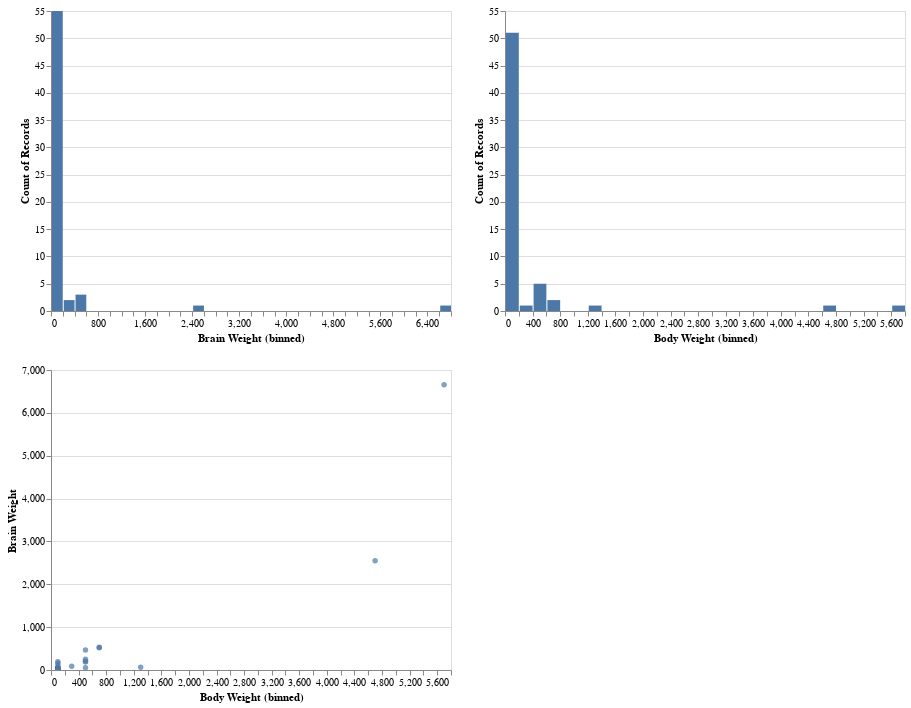

Write notebook code for a chart like this one.
### Code cell
(hist_brain|hist_body)&scatter_brain_body

### Figure 1 — Vega-Lite specification as saved in the notebook (floating-point values rounded to 4 significant figures)
{"config": {"view": {"continuousWidth": 400, "continuousHeight": 300}}, "vconcat": [{"hconcat": [{"mark": "bar", "encoding": {"x": {"type": "quantitative", "bin": {"maxbins": 50}, "field": "Brain Weight"}, "y": {"type": "quantitative", "aggregate": "count"}}, "selection": {"selector002": {"type": "interval", "bind": "scales", "encodings": ["x", "y"]}}}, {"mark": "bar", "encoding": {"x": {"type": "quantitative", "bin": {"maxbins": 50}, "field": "Body Weight"}, "y": {"type": "quantitative", "aggregate": "count"}}, "selection": {"selector003": {"type": "interval", "bind": "scales", "encodings": ["x", "y"]}}}]}, {"mark": "circle", "encoding": {"x": {"type": "quantitative", "bin": {"maxbins": 50}, "field": "Body Weight"}, "y": {"type": "quantitative", "field": "Brain Weight"}}, "selection": {"selector004": {"type": "interval", "bind": "scales", "encodings": ["x", "y"]}}}], "data": {"name": "data-c3f1d169386444fd3f2894e6f80b96b0"}, "$schema": "https://vega.github.io/schema/vega-lite/v4.8.1.json", "datasets": {"data-c3f1d169386444fd3f2894e6f80b96b0": [{"Index": 1, "Brain Weight": 3.385, "Body Weight": 44.5}, {"Index": 2, "Brain Weight": 0.48, "Body Weight": 15.5}, {"Index": 3, "Brain Weight": 1.35, "Body Weight": 8.1}, {"Index": 4, "Brain Weight": 465.0, "Body Weight": 423.0}, {"Index": 5, "Brain Weight": 36.33, "Body Weight": 119.5}, {"Index": 6, "Brain Weight": 27.66, "Body Weight": 115.0}, {"Index": 7, "Brain Weight": 14.83, "Body Weight": 98.2}, {"Index": 8, "Brain Weight": 1.04, "Body Weight": 5.5}, {"Index": 9, "Brain Weight": 4.19, "Body Weight": 58.0}, {"Index": 10, "Brain Weight": 0.425, "Body Weight": 6.4}, {"Index": 11, "Brain Weight": 0.101, "Body Weight": 4.0}, {"Index": 12, "Brain Weight": 0.92, "Body Weight": 5.7}, {"Index": 13, "Brain Weight": 1.0, "Body Weight": 6.6}, {"Index": 14, "Brain Weight": 0.005, "Body Weight": 0.14}, {"Index": 15, "Brain Weight": 0.06, "Body Weight": 1.0}, {"Index": 16, "Brain Weight": 3.5, "Body Weight": 10.8}, {"Index": 17, "Brain Weight": 2.0, "Body Weight": 12.3}, {"Index": 18, "Brain Weight": 1.7, "Body Weight": 6.3}, {"Index": 19, "Brain Weight": 2547.0, "Body Weight": 4603.0}, {"Index": 20, "Brain Weight": 0.023, "Body Weight": 0.3}, {"Index": 21, "Brain Weight": 187.1, "Body Weight": 419.0}, {"Index": 22, "Brain Weight": 521.0, "Body Weight": 655.0}, {"Index": 23, "Brain Weight": 0.785, "Body Weight": 3.5}, {"Index": 24, "Brain Weight": 10.0, "Body Weight": 115.0}, {"Index": 25, "Brain Weight": 3.3, "Body Weight": 25.6}, {"Index": 26, "Brain Weight": 0.2, "Body Weight": 5.0}, {"Index": 27, "Brain Weight": 1.41, "Body Weight": 17.5}, {"Index": 28, "Brain Weight": 529.0, "Body Weight": 680.0}, {"Index": 29, "Brain Weight": 207.0, "Body Weight": 406.0}, {"Index": 30, "Brain Weight": 85.0, "Body Weight": 325.0}, {"Index": 31, "Brain Weight": 0.75, "Body Weight": 12.3}, {"Index": 32, "Brain Weight": 62.0, "Body Weight": 1320.0}, {"Index": 33, "Brain Weight": 6654.0, "Body Weight": 5712.0}, {"Index": 34, "Brain Weight": 3.5, "Body Weight": 3.9}, {"Index": 35, "Brain Weight": 6.8, "Body Weight": 179.0}, {"Index": 36, "Brain Weight": 35.0, "Body Weight": 56.0}, {"Index": 37, "Brain Weight": 4.05, "Body Weight": 17.0}, {"Index": 38, "Brain Weight": 0.12, "Body Weight": 1.0}, {"Index": 39, "Brain Weight": 0.023, "Body Weight": 0.4}, {"Index": 40, "Brain Weight": 0.01, "Body Weight": 0.25}, {"Index": 41, "Brain Weight": 1.4, "Body Weight": 12.5}, {"Index": 42, "Brain Weight": 250.0, "Body Weight": 490.0}, {"Index": 43, "Brain Weight": 2.5, "Body Weight": 12.1}, {"Index": 44, "Brain Weight": 55.5, "Body Weight": 175.0}, {"Index": 45, "Brain Weight": 100.0, "Body Weight": 157.0}, {"Index": 46, "Brain Weight": 52.16, "Body Weight": 440.0}, {"Index": 47, "Brain Weight": 10.55, "Body Weight": 179.5}, {"Index": 48, "Brain Weight": 0.55, "Body Weight": 2.4}, {"Index": 49, "Brain Weight": 60.0, "Body Weight": 81.0}, {"Index": 50, "Brain Weight": 3.6, "Body Weight": 21.0}, {"Index": 51, "Brain Weight": 4.288, "Body Weight": 39.2}, {"Index": 52, "Brain Weight": 0.28, "Body Weight": 1.9}, {"Index": 53, "Brain Weight": 0.075, "Body Weight": 1.2}, {"Index": 54, "Brain Weight": 0.122, "Body Weight": 3.0}, {"Index": 55, "Brain Weight": 0.048, "Body Weight": 0.33}, {"Index": 56, "Brain Weight": 192.0, "Body Weight": 180.0}, {"Index": 57, "Brain Weight": 3.0, "Body Weight": 25.0}, {"Index": 58, "Brain Weight": 160.0, "Body Weight": 169.0}, {"Index": 59, "Brain Weight": 0.9, "Body Weight": 2.6}, {"Index": 60, "Brain Weight": 1.62, "Body Weight": 11.4}, {"Index": 61, "Brain Weight": 0.104, "Body Weight": 2.5}, {"Index": 62, "Brain Weight": 4.235, "Body Weight": 50.4}]}}
